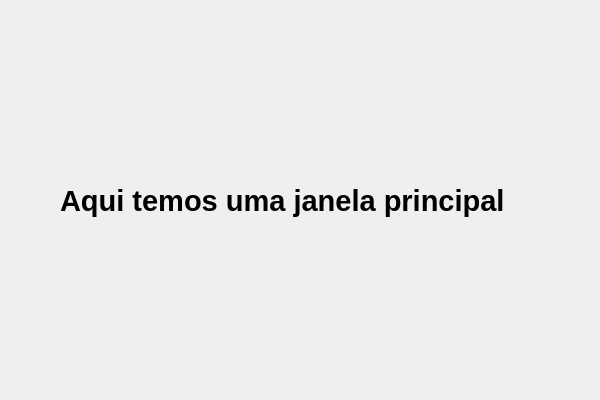
<?xml version="1.0" encoding="UTF-8"?>
<ui version="4.0">
 <class>Janela</class>
 <widget class="QMainWindow" name="Janela">
  <property name="windowModality">
   <enum>Qt::NonModal</enum>
  </property>
  <property name="geometry">
   <rect>
    <x>0</x>
    <y>0</y>
    <width>600</width>
    <height>400</height>
   </rect>
  </property>
  <property name="windowTitle">
   <string>Titulo da Janela</string>
  </property>
  <property name="windowIcon">
   <iconset>
    <normaloff>star-19-64.ico</normaloff>star-19-64.ico</iconset>
  </property>
  <property name="tabShape">
   <enum>QTabWidget::Rounded</enum>
  </property>
  <widget class="QWidget" name="centralwidget">
   <widget class="QLabel" name="label">
    <property name="geometry">
     <rect>
      <x>60</x>
      <y>150</y>
      <width>481</width>
      <height>101</height>
     </rect>
    </property>
    <property name="font">
     <font>
      <pointsize>22</pointsize>
      <weight>75</weight>
      <bold>true</bold>
     </font>
    </property>
    <property name="text">
     <string>Aqui temos uma janela principal</string>
    </property>
   </widget>
  </widget>
 </widget>
 <resources/>
 <connections/>
</ui>
